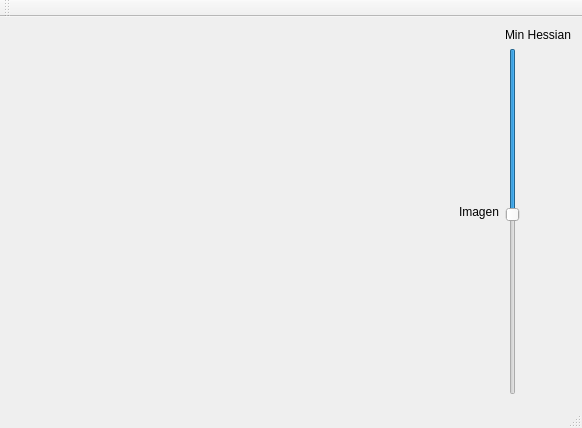
<?xml version="1.0" encoding="UTF-8"?>
<ui version="4.0">
 <class>MainWindow</class>
 <widget class="QMainWindow" name="MainWindow">
  <property name="geometry">
   <rect>
    <x>0</x>
    <y>0</y>
    <width>582</width>
    <height>428</height>
   </rect>
  </property>
  <property name="windowTitle">
   <string>MainWindow</string>
  </property>
  <widget class="QWidget" name="centralWidget">
   <layout class="QGridLayout" name="gridLayout">
    <item row="0" column="0">
     <layout class="QHBoxLayout" name="horizontalLayout">
      <item>
       <spacer name="horizontalSpacer">
        <property name="orientation">
         <enum>Qt::Horizontal</enum>
        </property>
        <property name="sizeHint" stdset="0">
         <size>
          <width>40</width>
          <height>20</height>
         </size>
        </property>
       </spacer>
      </item>
      <item>
       <widget class="QLabel" name="Imagen">
        <property name="text">
         <string>Imagen</string>
        </property>
        <property name="alignment">
         <set>Qt::AlignCenter</set>
        </property>
       </widget>
      </item>
      <item>
       <layout class="QVBoxLayout" name="verticalLayout">
        <item>
         <widget class="QLabel" name="label">
          <property name="text">
           <string>Min Hessian</string>
          </property>
         </widget>
        </item>
        <item>
         <widget class="QSlider" name="SliderHessian">
          <property name="minimum">
           <number>400</number>
          </property>
          <property name="maximum">
           <number>10000</number>
          </property>
          <property name="singleStep">
           <number>100</number>
          </property>
          <property name="value">
           <number>5000</number>
          </property>
          <property name="orientation">
           <enum>Qt::Vertical</enum>
          </property>
          <property name="invertedAppearance">
           <bool>true</bool>
          </property>
          <property name="invertedControls">
           <bool>false</bool>
          </property>
         </widget>
        </item>
       </layout>
      </item>
     </layout>
    </item>
   </layout>
  </widget>
  <widget class="QMenuBar" name="menuBar">
   <property name="geometry">
    <rect>
     <x>0</x>
     <y>0</y>
     <width>582</width>
     <height>25</height>
    </rect>
   </property>
  </widget>
  <widget class="QToolBar" name="mainToolBar">
   <attribute name="toolBarArea">
    <enum>TopToolBarArea</enum>
   </attribute>
   <attribute name="toolBarBreak">
    <bool>false</bool>
   </attribute>
  </widget>
  <widget class="QStatusBar" name="statusBar"/>
 </widget>
 <layoutdefault spacing="6" margin="11"/>
 <resources/>
 <connections/>
</ui>
